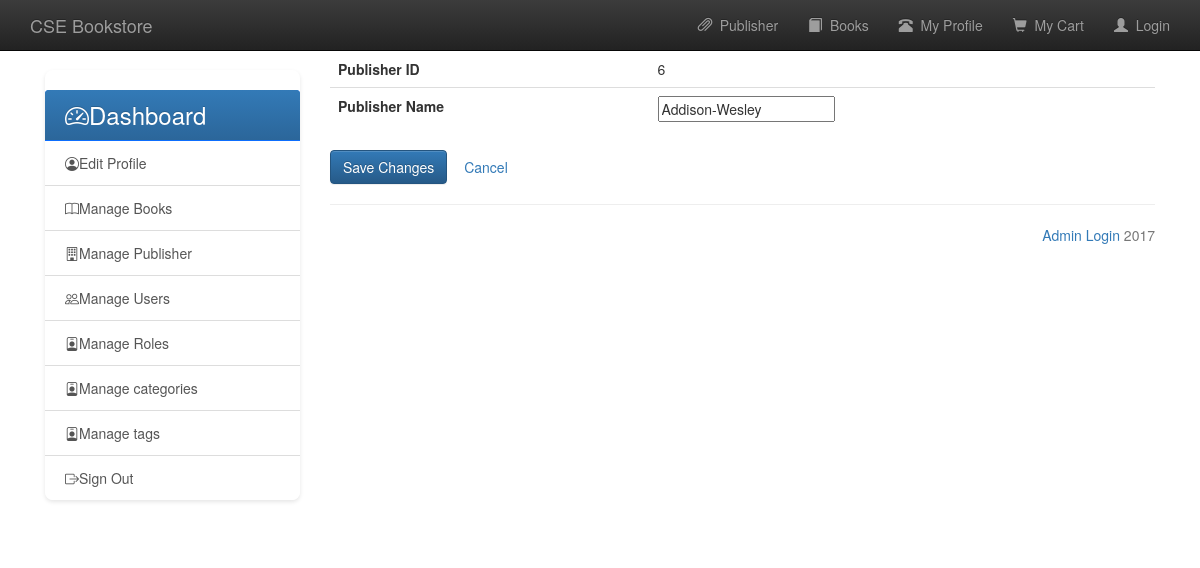
Page /admin_edit_publisher.php?publisherid=6 (signed in) on the earlier database version.
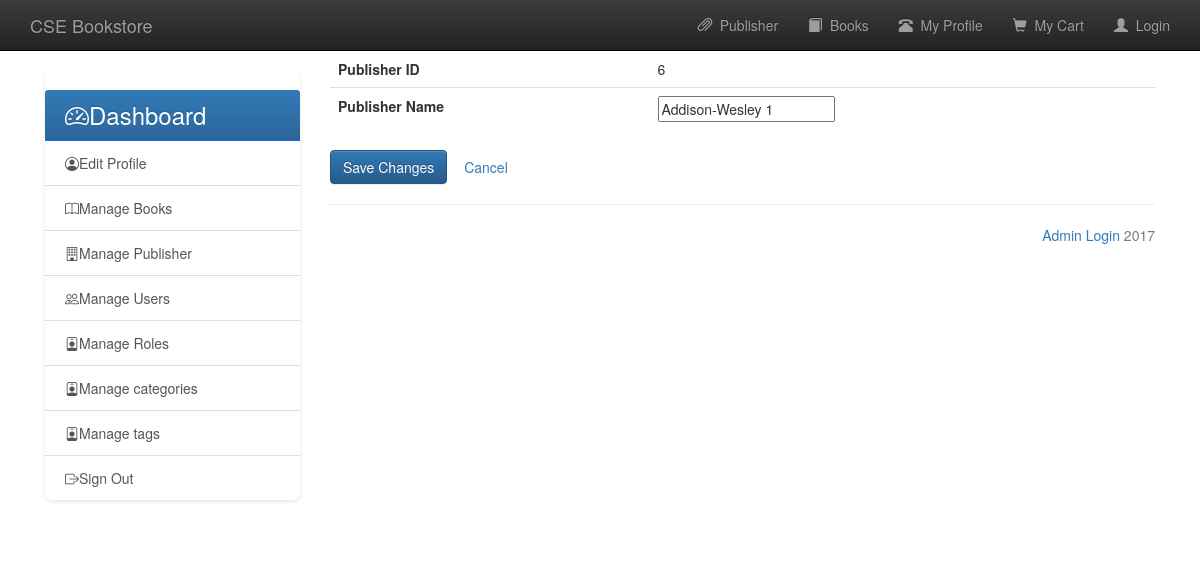
Same page on the later database version.
### tables this page shows
CREATE TABLE `publisher` (
  `publisherid` int(10) UNSIGNED NOT NULL,
  `publisher_name` varchar(60) NOT NULL,
  `publisher_image` varchar(40) DEFAULT NULL,
  `facebook_link` varchar(255) DEFAULT NULL,
  `twitter_link` varchar(255) DEFAULT NULL,
  `website_link` varchar(255) DEFAULT NULL
);

### admin_edit_publisher.php (the view, shortened to what this page needs)
<?php
    require_once "./template/header.php";
    require_once "./template/sidebar_admin.php";
    $conn = db_connect();
    if (isset($_GET['publisherid'])) {
        $publisherid = $_GET['publisherid'];
    } else {
        echo "Empty query!";
        exit;
    }
    $query = "SELECT * FROM publisher WHERE publisherid = '$publisherid'";
    $result = mysqli_query($conn, $query);
    $row = mysqli_fetch_assoc($result);
?>
<form method="post" action="<?php htmlspecialchars($_SERVER["PHP_SELF"]) ?>" >
    <table class="table">
        <tr>
            <th>Publisher ID</th>
            <td><?php echo htmlspecialchars($row['publisherid']); ?></td>
        </tr>
        <tr>
            <th>Publisher Name</th>
            <td><input type="text" name="publisher_name" value="<?php echo htmlspecialchars($row['publisher_name']); ?>" required></td>
        </tr>
    </table>
    <input type="submit" name="save_change" value="Save Changes" class="btn btn-primary">
    <a href="admin_publisher.php" class="btn btn-secondary">Cancel</a>
</form>
<?php
    require_once "./template/footer.php";
?>

Differences in the rows shown:
changed publisher id 6: publisher_name "Addison-Wesley" → "Addison-Wesley 1"
